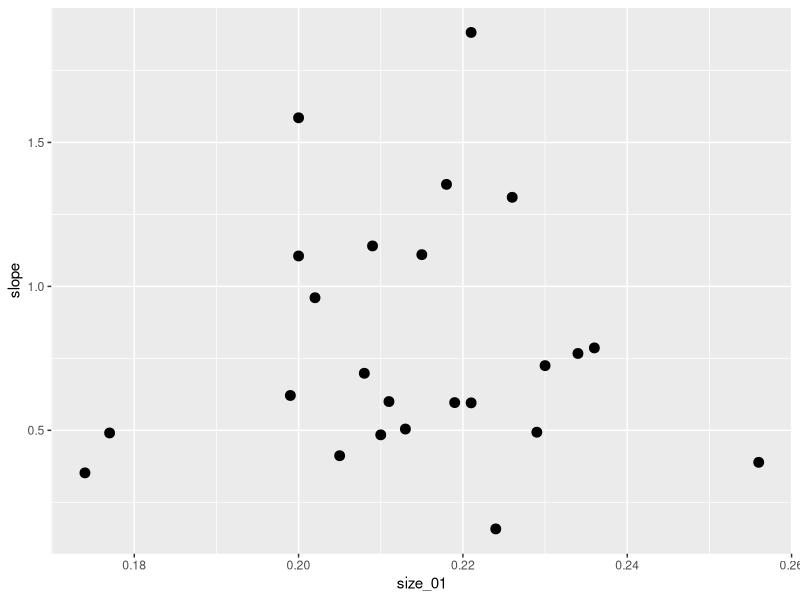
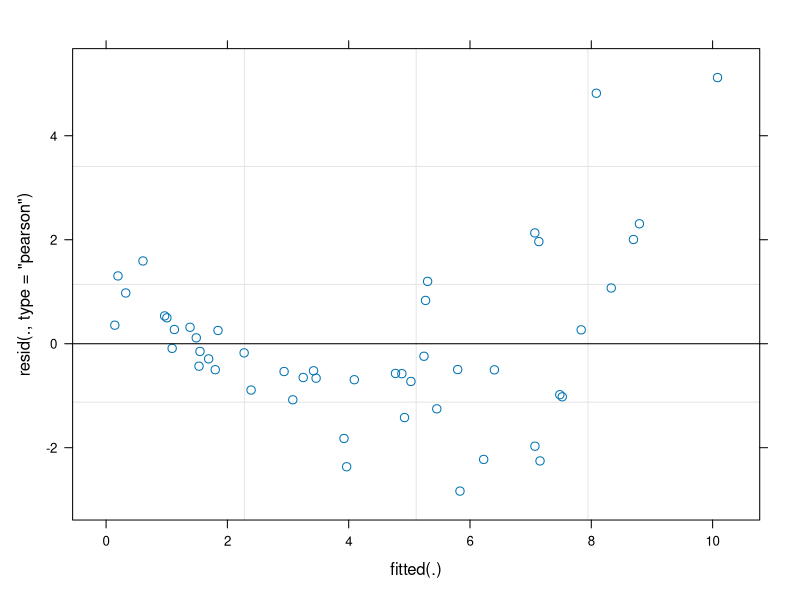

Recreate these plots in R, in order.
## ---- chunk 1
library(here)
library(tidyverse)
library(ggplot2)
library(lmerTest)
library(patchwork)
library(purrr)
library(broom)
library(nlme)
## ---- chunk 2
caterpillar_data <- read.csv(here("data", "clean data", "caterpillar_data.csv"))

#caterpillar_data <- caterpillar_data %>%
  #filter(!is.na(hatch_date)) 

caterpillar_data$pupal_treatment <- as.factor(caterpillar_data$pupal_treatment)
caterpillar_data$hatch_date <- as.Date(caterpillar_data$hatch_date)
caterpillar_data$weight_1 <- as.numeric(caterpillar_data$weight_1)
caterpillar_data$weight_2 <- as.numeric(caterpillar_data$weight_2)

#turn all weights into mg
caterpillar_data$weight_1 <- caterpillar_data$weight_1 * 1000
caterpillar_data$weight_2 <- caterpillar_data$weight_2 * 1000
caterpillar_data$weight3 <- caterpillar_data$weight3 * 1000
caterpillar_data$weight4 <- caterpillar_data$weight4 * 1000
caterpillar_data$weight_5 <- caterpillar_data$weight_5 * 1000

caterpillar_data <- caterpillar_data %>%
  filter(!is.na(hatched)) %>%
  filter(!is.na(weight_2))

## ---- chunk 3

names(caterpillar_data) <- names(caterpillar_data) %>%
  gsub("^weight([0-9]+)$", "weight_\\1", .)

long_data <- caterpillar_data %>%
  mutate(id = row_number()) %>%
  pivot_longer(
    cols = matches("^(weight|weighday)_\\d+$"),
    names_to = c(".value", "time"),
    names_pattern = "(weight|weighday)_(\\d+)"
  )

long_data$weighday <- as.Date(long_data$weighday)

long_data <- long_data %>%
  mutate(days_post_hatch = as.numeric(weighday - hatch_date)) %>%
  filter(!is.na("weight"))
## ---- chunk 4
#remove rows with NAs
long_data <- long_data %>%
  dplyr::filter(
    !is.na(weight),
    !is.na(days_post_hatch),
    !is.na(eggID)
  )
#random intercept only for each egg
#model <- lmer(weight ~ days_post_hatch + (1|eggID), data = long_data)
#summary(model)
#coef(model)$eggID


#random intercepts and random slopes for each egg
model <- lmer(weight ~  days_post_hatch + (days_post_hatch | eggID), data = long_data)
summary(model)
coef(model)$eggID

#extract the slope (the gradient) of the line for each egg
slopes_df <- data.frame(
  eggID = rownames(coef(model)$eggID),
  slope = coef(model)$eggID[, "days_post_hatch"]
)


#this gives absolute growth as mg per day, for each individual caterpillar
#growth_rate <- long_data %>%
 # group_by(eggID) %>%
 # nest() %>%
  #mutate(
   # fit = map(data, ~ lm(weight ~ days_post_hatch, data = .x)),
   # tidied = map(fit, tidy)
  #) %>%
  #unnest(tidied) %>%
  #filter(term == "days_post_hatch") %>%
  #select(eggID, growth_rate = estimate)

#now i want to join this back onto the caterpillar_data spreadsheet
caterpillar_data <- caterpillar_data %>%
  left_join(slopes_df, by = "eggID")

#plot the relationship between growth rate and egg size
ggplot(caterpillar_data, aes(x = size_01, y = slope)) +
  geom_point(size = 3)

#now make a model of growth rate and size
model <- lm(slope ~ size_01 + pupal_treatment, data = caterpillar_data)
summary(model)
AIC(model)

## ---- chunk 5
#random intercepts and random slopes
model <- lmer(weight ~ days_post_hatch * size_01 + pupal_treatment + (1 | clutchID) + (days_post_hatch | eggID), data = long_data)

summary(model)

#random intercepts only
model <- lmer(weight ~ days_post_hatch * size_01 + pupal_treatment + (1 | clutchID/eggID), data = long_data)
summary(model)


model <- lmer(weight ~ days_post_hatch * size_01 + days_post_hatch * pupal_treatment + (1|clutchID/eggID), data = long_data)

summary(model)

plot(model)
